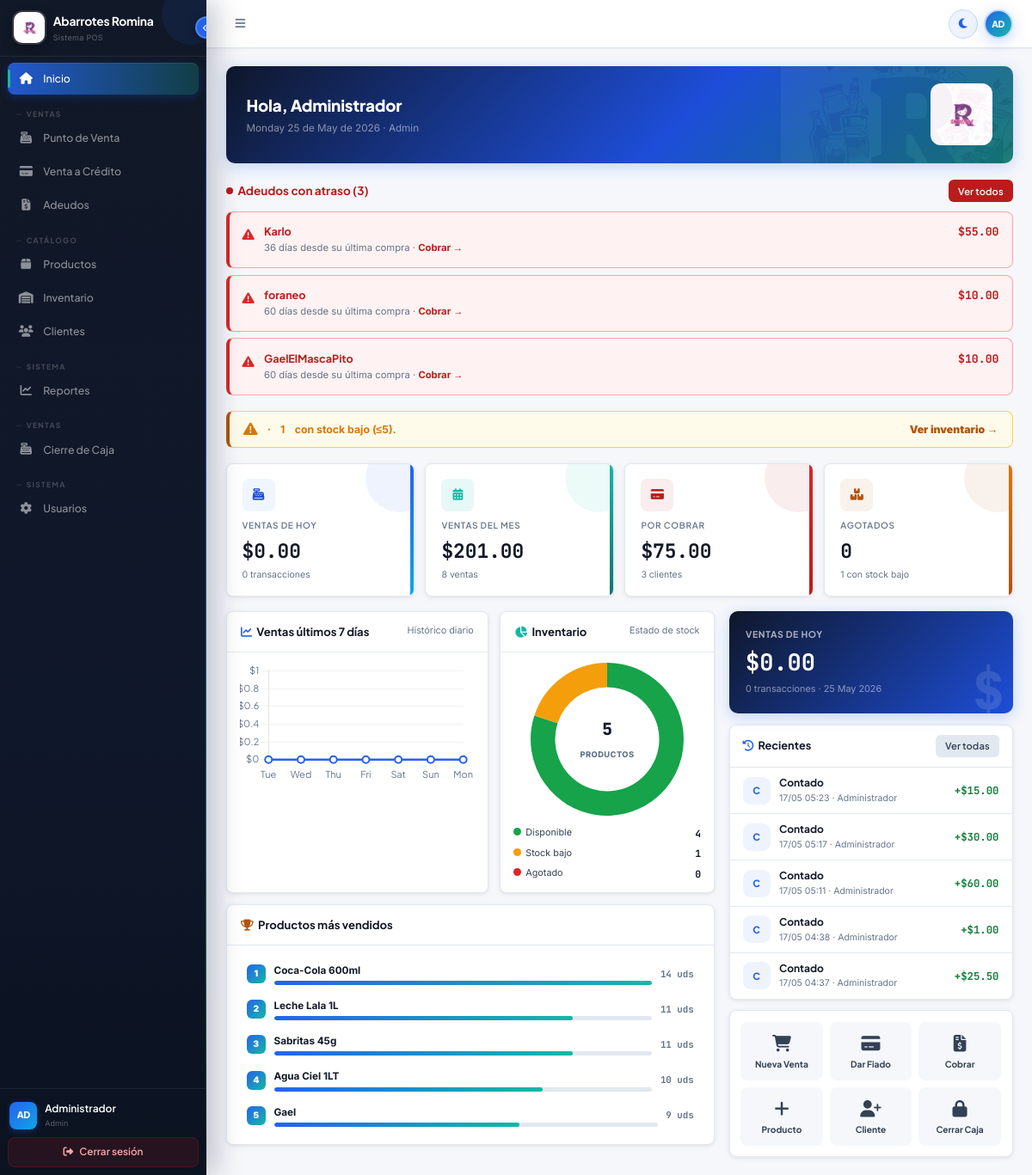
Page /dashboard.php (signed in) on the committed database.
### tables this page shows
CREATE TABLE `clientes` (
  `id_cliente` int(11) NOT NULL AUTO_INCREMENT,
  `nombre` varchar(100) NOT NULL,
  `telefono` varchar(20) DEFAULT NULL,
  `adeudo` decimal(10,2) NOT NULL DEFAULT 0.00,
  `fecha_registro` timestamp NOT NULL DEFAULT current_timestamp(),
  PRIMARY KEY (`id_cliente`)
);

CREATE TABLE `ventas` (
  `id_venta` int(11) NOT NULL AUTO_INCREMENT,
  `fecha` datetime NOT NULL DEFAULT current_timestamp(),
  `total` decimal(10,2) NOT NULL,
  `id_cliente` int(11) DEFAULT NULL,
  `id_usuario` int(11) NOT NULL,
  PRIMARY KEY (`id_venta`),
  KEY `id_cliente` (`id_cliente`),
  KEY `id_usuario` (`id_usuario`),
  CONSTRAINT `ventas_ibfk_1` FOREIGN KEY (`id_cliente`) REFERENCES `clientes` (`id_cliente`) ON DELETE SET NULL,
  CONSTRAINT `ventas_ibfk_2` FOREIGN KEY (`id_usuario`) REFERENCES `usuarios` (`id_usuario`)
);

CREATE TABLE `usuarios` (
  `id_usuario` int(11) NOT NULL AUTO_INCREMENT,
  `nombre` varchar(100) NOT NULL,
  `contrasena` varchar(255) NOT NULL,
  `rol` enum('admin','cajero') NOT NULL DEFAULT 'cajero',
  `fecha_creacion` timestamp NOT NULL DEFAULT current_timestamp(),
  PRIMARY KEY (`id_usuario`)
);

### dashboard.php (the view, shortened to what this page needs)
<?php
require_once 'includes/config.php';
$hoy     = date('Y-m-d');
$mes_ini = date('Y-m-01');
$rh = $conn->query("SELECT COUNT(*) c, COALESCE(SUM(total),0) t FROM ventas WHERE DATE(fecha)='$hoy'");
$hoy_v = $rh->fetch_assoc();
$rm = $conn->query("SELECT COUNT(*) c, COALESCE(SUM(total),0) t FROM ventas WHERE DATE(fecha) BETWEEN '$mes_ini' AND '$hoy'");
$mes_v = $rm->fetch_assoc();
$rd = $conn->query("SELECT COUNT(*) c, COALESCE(SUM(adeudo),0) t FROM clientes WHERE adeudo>0");
$deuda = $rd->fetch_assoc();
$rb = $conn->query("SELECT COUNT(*) c FROM productos WHERE stock<=5 AND stock>0");
$stock_bajo = (int)$rb->fetch_assoc()['c'];
$ra = $conn->query("SELECT COUNT(*) c FROM productos WHERE stock=0");
$agotados = (int)$ra->fetch_assoc()['c'];
$rs = $conn->query("SELECT COUNT(*) c FROM productos WHERE stock>5");
$stock_ok = (int)$rs->fetch_assoc()['c'];
$inventario_total = $stock_ok + $stock_bajo + $agotados;
$deudores_atraso = obtenerDeudoresAtraso($conn, 2, 5);
$ultimas = $conn->query("SELECT v.id_venta,v.fecha,v.total,
    CASE WHEN v.id_cliente IS NULL THEN 'Contado' ELSE c.nombre END cliente,
    u.nombre usuario
    FROM ventas v JOIN usuarios u ON v.id_usuario=u.id_usuario
    LEFT JOIN clientes c ON v.id_cliente=c.id_cliente
    ORDER BY v.fecha DESC LIMIT 5");
$ventas_semana=[]; $labels_semana=[];
for($i=6;$i>=0;$i--){
    $f=date('Y-m-d',strtotime("-{$i} days"));
    $r=$conn->query("SELECT COALESCE(SUM(total),0) t FROM ventas WHERE DATE(fecha)='$f'");
    $ventas_semana[]=round($r->fetch_assoc()['t'],2);
    $labels_semana[]=date('D',strtotime($f));
}
$top_prod=$conn->query("SELECT p.nombre,SUM(dv.cantidad) u,SUM(dv.subtotal) m
    FROM detalle_venta dv JOIN productos p ON dv.id_producto=p.id_producto
    GROUP BY dv.id_producto ORDER BY u DESC LIMIT 5");
$top_arr=[]; while($r=$top_prod->fetch_assoc()) $top_arr[]=$r;
$max_u=$top_arr?max(array_column($top_arr,'u')):1;
?>
<div class="dash-banner">
  <div class="banner-left">
    <h2>Hola, <?=e(nombreUsuario())?></h2>
    <p><?=date('l j \d\e F \d\e Y')?> · <?=ucfirst(rolActual())?></p>
  </div>
  <img src="img/icono.png" alt="Logo" class="banner-logo">
</div>
<?php if(!empty($deudores_atraso)): ?>
<div class="notif-panel">
  <div class="notif-header">
    <h3><span class="notif-dot"></span> Adeudos con atraso (<?=count($deudores_atraso)?>)</h3>
    <a href="fiado/consultar_adeudo.php" class="btn btn-sm btn-rojo">Ver todos</a>
  </div>
  <?php foreach($deudores_atraso as $d): ?>
  <div class="debt-notif">
    <div class="debt-icon"><i class="fa-solid fa-triangle-exclamation"></i></div>
    <div class="debt-info">
      <div class="debt-name"><?=e($d['nombre'])?></div>
      <div class="debt-detail">
        <?=(int)$d['dias_atraso']?> día<?=$d['dias_atraso']!=1?'s':''?> desde su última compra
        · <a href="fiado/consultar_adeudo.php?cliente=<?=$d['id_cliente']?>" style="color:var(--rojo);font-weight:700;text-decoration:none">Cobrar →</a>
      </div>
    </div>
    <div class="debt-monto"><?=dinero($d['adeudo'])?></div>
  </div>
  <?php endforeach ?>
</div>
<?php endif ?>
<?php if($stock_bajo>0||$agotados>0): ?>
<div class="alerta-stock">
  <i class="fa-solid fa-triangle-exclamation" style="font-size:1.1rem"></i>
  <?php if($stock_bajo>0): ?>· <strong><?=$stock_bajo?></strong> con stock bajo (≤5).<?php endif ?>
  <a href="inventario/consultar.php" style="margin-left:auto;color:var(--naranja);font-weight:900;text-decoration:none">Ver inventario →</a>
</div>
<?php endif ?>
<div class="metrics-row fade-up delay-2" style="grid-template-columns:repeat(auto-fit,minmax(168px,1fr))">
  <a class="metric-card morado" href="reportes/ventas.php?fecha_inicio=<?=$hoy?>&fecha_fin=<?=$hoy?>" style="text-decoration:none;display:block">
    <div class="metric-icon mi-azul"><i class="fa-solid fa-cash-register"></i></div>
    <div class="metric-label">Ventas de hoy</div>
    <div class="metric-valor"><?=dinero($hoy_v['t'])?></div>
    <div class="metric-sub"><?=(int)$hoy_v['c']?> transacciones</div>
  </a>
  <a class="metric-card magenta" href="reportes/ventas.php" style="text-decoration:none;display:block">
    <div class="metric-icon mi-magenta"><i class="fa-solid fa-calendar-days"></i></div>
    <div class="metric-label">Ventas del mes</div>
    <div class="metric-valor"><?=dinero($mes_v['t'])?></div>
    <div class="metric-sub"><?=(int)$mes_v['c']?> ventas</div>
  </a>
  <a class="metric-card rojo" href="fiado/consultar_adeudo.php" style="text-decoration:none;display:block">
    <div class="metric-icon mi-rojo"><i class="fa-solid fa-credit-card"></i></div>
    <div class="metric-label">Por cobrar</div>
    <div class="metric-valor"><?=dinero($deuda['t'])?></div>
    <div class="metric-sub"><?=(int)$deuda['c']?> clientes</div>
  </a>
  <a class="metric-card naranja" href="inventario/consultar.php" style="text-decoration:none;display:block">
    <div class="metric-icon mi-naranja"><i class="fa-solid fa-boxes-stacked"></i></div>
    <div class="metric-label">Agotados</div>
    <div class="metric-valor num"><?=$agotados?></div>
    <div class="metric-sub"><?=$stock_bajo?> con stock bajo</div>
  </a>
</div>
<div class="dash-main">
  <div>
    <div class="analytics-grid">
      <div class="chart-card">
        <div class="chart-card-header">
          <h3><i class="fa-solid fa-chart-line" style="color:var(--p1);margin-right:.35rem"></i>Ventas últimos 7 días</h3>
          <span class="ch-sub">Histórico diario</span>
        </div>
        <div class="chart-body"><canvas id="chartSemana" height="140"></canvas></div>
      </div>
      <div class="chart-card">
        <div class="chart-card-header">
          <h3><i class="fa-solid fa-chart-pie" style="color:var(--m1);margin-right:.35rem"></i>Inventario</h3>
          <span class="ch-sub">Estado de stock</span>
        </div>
        <div class="chart-body donut-body">
          <div class="donut-canvas-wrap">
            <canvas id="chartInventario"></canvas>
            <div class="donut-center">
              <strong><?=$inventario_total?></strong>
              <span>productos</span>
            </div>
          </div>
          <div class="inv-legend">
            <div class="inv-li"><span><i class="inv-dot" style="background:#16a34a"></i>Disponible</span><b><?=$stock_ok?></b></div>
            <div class="inv-li"><span><i class="inv-dot" style="background:#f59e0b"></i>Stock bajo</span><b><?=$stock_bajo?></b></div>
            <div class="inv-li"><span><i class="inv-dot" style="background:#dc2626"></i>Agotado</span><b><?=$agotados?></b></div>
          </div>
        </div>
      </div>
    </div>
    <div class="chart-card">
      <div class="chart-card-header">
        <h3><i class="fa-solid fa-trophy" style="color:var(--naranja);margin-right:.35rem"></i>Productos más vendidos</h3>
      </div>
      <div class="chart-body">
        <?php if(empty($top_arr)): ?>
          <div class="empty-state" style="padding:1rem"><div class="ei"><i class="fa-solid fa-box-open"></i></div><p>Sin datos de ventas aún.</p></div>
        <?php else: ?>
          <?php foreach($top_arr as $i=>$tp): $pct=$max_u>0?round(($tp['u']/$max_u)*100):0; ?>
          <div class="tp-item">
            <div class="tp-num"><?=$i+1?></div>
            <div style="flex:1;min-width:0">
              <div class="tp-nombre"><?=e($tp['nombre'])?></div>
              <div class="tp-bar-bg"><div class="tp-bar" style="width:<?=$pct?>%"></div></div>
            </div>
            <div class="tp-uds"><?=$tp['u']?> uds</div>
          </div>
          <?php endforeach ?>
        <?php endif ?>
      </div>
    </div>
  </div>
  <div class="right-panel">
    <div class="today-card">
      <div class="t-label">Ventas de hoy</div>
      <div class="t-valor"><?=dinero($hoy_v['t'])?></div>
      <div class="t-sub"><?=(int)$hoy_v['c']?> transacciones · <?=date('d M Y')?></div>
    </div>
    <div class="recent-card">
      <div class="rc-header">
        <h3><i class="fa-solid fa-clock-rotate-left" style="color:var(--p1);margin-right:.35rem"></i>Recientes</h3>
        <a href="reportes/ventas.php" class="btn btn-sm btn-gris">Ver todas</a>
      </div>
      <?php if($ultimas->num_rows===0): ?>
        <div class="empty-state" style="padding:1.5rem"><div class="ei"><i class="fa-solid fa-receipt"></i></div><p>Sin ventas aún.</p></div>
      <?php else: ?>
        <?php while($v=$ultimas->fetch_assoc()): $ini_c=strtoupper(substr($v['cliente'],0,1)); ?>
        <div class="rc-item">
          <div class="rc-av"><?=$ini_c?></div>
          <div style="flex:1;min-width:0">
            <div class="rc-n"><?=e($v['cliente'])?></div>
            <div class="rc-m"><?=date('d/m H:i',strtotime($v['fecha']))?> · <?=e($v['usuario'])?></div>
          </div>
          <div class="rc-money">+<?=dinero($v['total'])?></div>
        </div>
        <?php endwhile ?>
      <?php endif ?>
    </div>
    <div class="quick-grid">
      <a href="ventas/nueva_venta.php"     class="qb"><span class="qi"><i class="fa-solid fa-cart-shopping"></i></span>Nueva Venta</a>
      <a href="fiado/venta_credito.php"    class="qb"><span class="qi"><i class="fa-solid fa-credit-card"></i></span>Dar Fiado</a>
      <a href="fiado/consultar_adeudo.php" class="qb"><span class="qi"><i class="fa-solid fa-file-invoice-dollar"></i></span>Cobrar</a>
      <a href="productos/agregar.php"      class="qb"><span class="qi"><i class="fa-solid fa-plus"></i></span>Producto</a>
      <a href="clientes/agregar.php"       class="qb"><span class="qi"><i class="fa-solid fa-user-plus"></i></span>Cliente</a>
      <a href="ventas/cierre_caja.php"     class="qb"><span class="qi"><i class="fa-solid fa-lock"></i></span>Cerrar Caja</a>
    </div>
  </div>
</div>
<script>
var azul='#2563eb', teal='#14b8a6', verde='#16a34a', naranja='#f59e0b', rojo='#dc2626';
var isDark=document.getElementById("htmlRoot").classList.contains("dark");
var gridColor=isDark?'rgba(255,255,255,.07)':'rgba(15,23,42,.06)';
var tickColor=isDark?'#94a3b8':'#64748b';
Chart.defaults.font.family='Plus Jakarta Sans';
Chart.defaults.color=tickColor;
var cfg={
  plugins:{legend:{display:false},tooltip:{
    backgroundColor:'rgba(15,23,42,.94)',titleColor:'#fff',bodyColor:'rgba(255,255,255,.82)',
    padding:10,cornerRadius:8,
    callbacks:{label:c=>' $'+c.parsed.y.toLocaleString('es-MX',{minimumFractionDigits:2})}
  }},
  scales:{
    x:{grid:{display:false},ticks:{color:tickColor,font:{size:11}}},
    y:{grid:{color:gridColor,drawBorder:false},ticks:{color:tickColor,font:{size:11},
      callback:v=>'$'+v.toLocaleString('es-MX')}}
  },
  animation:{duration:900,easing:'easeOutQuart'},
  responsive:true,maintainAspectRatio:false
};
new Chart(document.getElementById('chartSemana'),{
  type:'line',
  data:{
    labels:<?=json_encode($labels_semana)?>,
    datasets:[{
      data:<?=json_encode($ventas_semana)?>,
      borderColor:azul,borderWidth:2.5,tension:.42,
      pointBackgroundColor:'#fff',pointBorderColor:azul,pointBorderWidth:2,pointRadius:4,pointHoverRadius:6,
      fill:true,
      backgroundColor:ctx=>{
        const g=ctx.chart.ctx.createLinearGradient(0,0,0,200);
        g.addColorStop(0,'rgba(37,99,235,.2)');g.addColorStop(1,'rgba(20,184,166,0)');return g;
      }
    }]
  },
  options:{...cfg,scales:{...cfg.scales,y:{...cfg.scales.y,beginAtZero:true}}}
});
new Chart(document.getElementById('chartInventario'),{
  type:'doughnut',
  data:{
    labels:['Disponible','Stock bajo','Agotado'],
    datasets:[{
      data:[<?=$stock_ok?>,<?=$stock_bajo?>,<?=$agotados?>],
      backgroundColor:[verde,naranja,rojo],
      borderWidth:0,
      hoverOffset:6
    }]
  },
  options:{
    responsive:true,
    maintainAspectRatio:false,
    cutout:'68%',
    plugins:{
      legend:{display:false},
      tooltip:{
        backgroundColor:'rgba(15,23,42,.94)',
        titleColor:'#fff',
        bodyColor:'rgba(255,255,255,.82)',
        padding:10,
        cornerRadius:8,
        callbacks:{label:c=>` ${c.label}: ${c.parsed} productos`}
      }
    },
    animation:{duration:900,easing:'easeOutQuart'}
  }
});
</script>

### rows in the picture
clientes: nombre "Karlo", dias_atraso "36", adeudo "$55.00"
clientes: nombre "foraneo", dias_atraso "60", adeudo "$10.00"
clientes: nombre "GaelElMascaPito", dias_atraso "60", adeudo "$10.00"
ventas: ini_c "C", cliente "Contado", fecha "17/05 05:23", id_usuario.nombre "Administrador", total "$15.00"
ventas: ini_c "C", cliente "Contado", fecha "17/05 05:17", id_usuario.nombre "Administrador", total "$30.00"
ventas: ini_c "C", cliente "Contado", fecha "17/05 05:11", id_usuario.nombre "Administrador", total "$60.00"
ventas: ini_c "C", cliente "Contado", fecha "17/05 04:38", id_usuario.nombre "Administrador", total "$1.00"
ventas: ini_c "C", cliente "Contado", fecha "17/05 04:37", id_usuario.nombre "Administrador", total "$25.50"

### other values in the picture
$item['label'] "Inicio"
$glabel "VENTAS"
$item['label'] "Punto de Venta"
$item['label'] "Venta a Crédito"
$item['label'] "Adeudos"
$glabel "CATÁLOGO"
$item['label'] "Productos"
$item['label'] "Inventario"
$item['label'] "Clientes"
$glabel "SISTEMA"
$item['label'] "Reportes"
$item['label'] "Cierre de Caja"
$item['label'] "Usuarios"
$ini "AD"
$user "Administrador"
